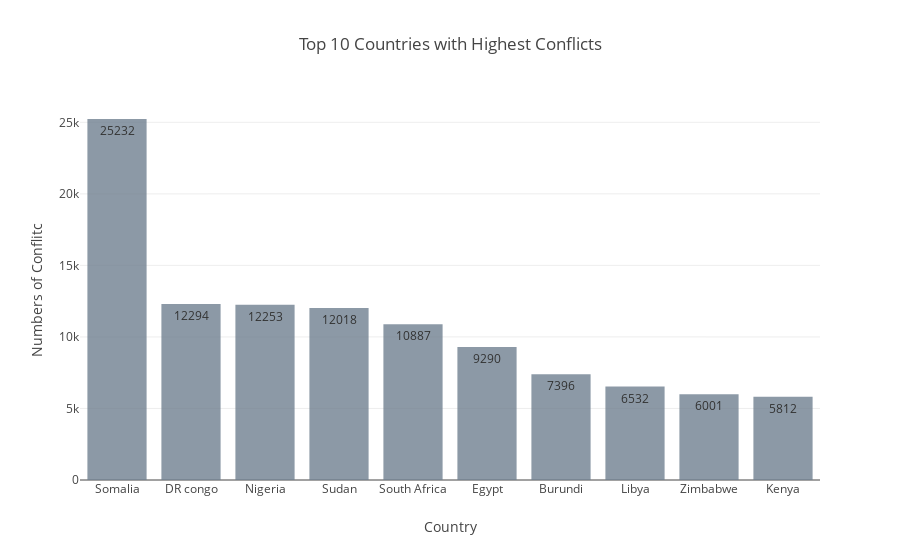

The notebook cell saved with this chart:
### Code cell
x=df.country.value_counts().sort_values(ascending=False).head(10).index
y= df.country.value_counts().sort_values(ascending=False).head(10).values

trace1 = go.Bar(
    x=x,
    y=y,
    text = y,
    textposition = 'auto',
    textfont = {'size':12,'color':'black'},
    marker=dict(
    color='SlateGray'),
    opacity=0.8,
    orientation ='v',
)

data = [trace1]

layout = go.Layout (
    yaxis = dict (
    title = 'Numbers of Conflitc'),
    
    xaxis = dict (
    title = 'Country'),
    
    title = 'Top 10 Countries with Highest Conflicts'
)
fig = go.Figure (data=data, layout = layout)
py.iplot(fig)

### Figure 1 — Plotly figure (JSON) as saved in the notebook; plotly's stock layout.template omitted (floating-point values rounded to 4 significant figures)
{"data": [{"marker": {"color": "SlateGray"}, "opacity": 0.8, "orientation": "v", "text": [25232, 12294, 12253, 12018, 10887, 9290, 7396, 6532, 6001, 5812], "textfont": {"color": "black", "size": 12}, "textposition": "auto", "type": "bar", "x": ["Somalia", "DR congo", "Nigeria", "Sudan", "South Africa", "Egypt", "Burundi", "Libya", "Zimbabwe", "Kenya"], "y": [25232, 12294, 12253, 12018, 10887, 9290, 7396, 6532, 6001, 5812]}], "layout": {"title": "Top 10 Countries with Highest Conflicts", "xaxis": {"title": "Country"}, "yaxis": {"title": "Numbers of Conflitc"}}}
